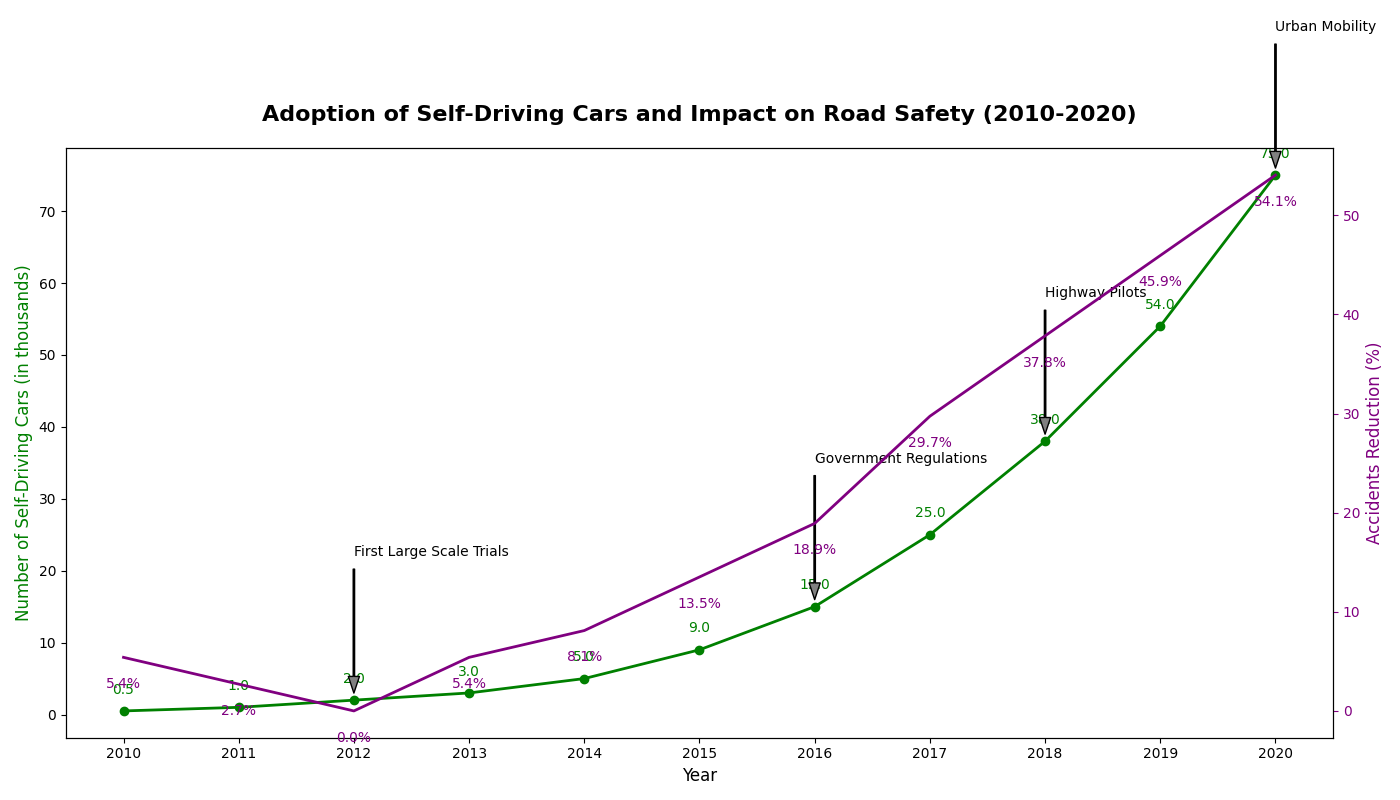

Write the Python code that produced this figure.
import numpy as np
import matplotlib.pyplot as plt

years = np.arange(2010, 2021)
self_driving_cars = np.array([0.5, 1, 2, 3, 5, 9, 15, 25, 38, 54, 75])
road_accidents = np.array([35, 36, 37, 35, 34, 32, 30, 26, 23, 20, 17])

base_accidents = 37
accidents_reduction_percentage = ((base_accidents - road_accidents) / base_accidents) * 100

fig, ax1 = plt.subplots(figsize=(14, 8))

ax1.plot(years, self_driving_cars, marker='o', color='green', linewidth=2)
for (x, y) in zip(years, self_driving_cars):
    ax1.text(x, y + 2, f'{y}', ha='center', va='bottom', fontsize=10, color='green')

milestones = {2012: "First Large Scale Trials", 2016: "Government Regulations", 
              2018: "Highway Pilots", 2020: "Urban Mobility"}
for year, text in milestones.items():
    ax1.annotate(text, 
                 xy=(year, self_driving_cars[years.tolist().index(year)]),
                 xytext=(year, self_driving_cars[years.tolist().index(year)] + 20),
                 arrowprops=dict(facecolor='grey', shrink=0.05, width=1, headwidth=8),
                 fontsize=10, color='black')

ax1.set_title('Adoption of Self-Driving Cars and Impact on Road Safety (2010-2020)', fontsize=16, fontweight='bold', pad=20)
ax1.set_xlabel('Year', fontsize=12)
ax1.set_ylabel('Number of Self-Driving Cars (in thousands)', fontsize=12, color='green')
ax1.set_xticks(years)

ax2 = ax1.twinx()

ax2.plot(years, accidents_reduction_percentage, 'purple', linewidth=2)
for (x, y) in zip(years, accidents_reduction_percentage):
    ax2.text(x, y - 2, f'{y:.1f}%', ha='center', va='top', fontsize=10, color='purple')

ax2.set_ylabel('Accidents Reduction (%)', fontsize=12, color='purple')
ax2.tick_params(axis='y', colors='purple')

plt.tight_layout()
plt.show()
